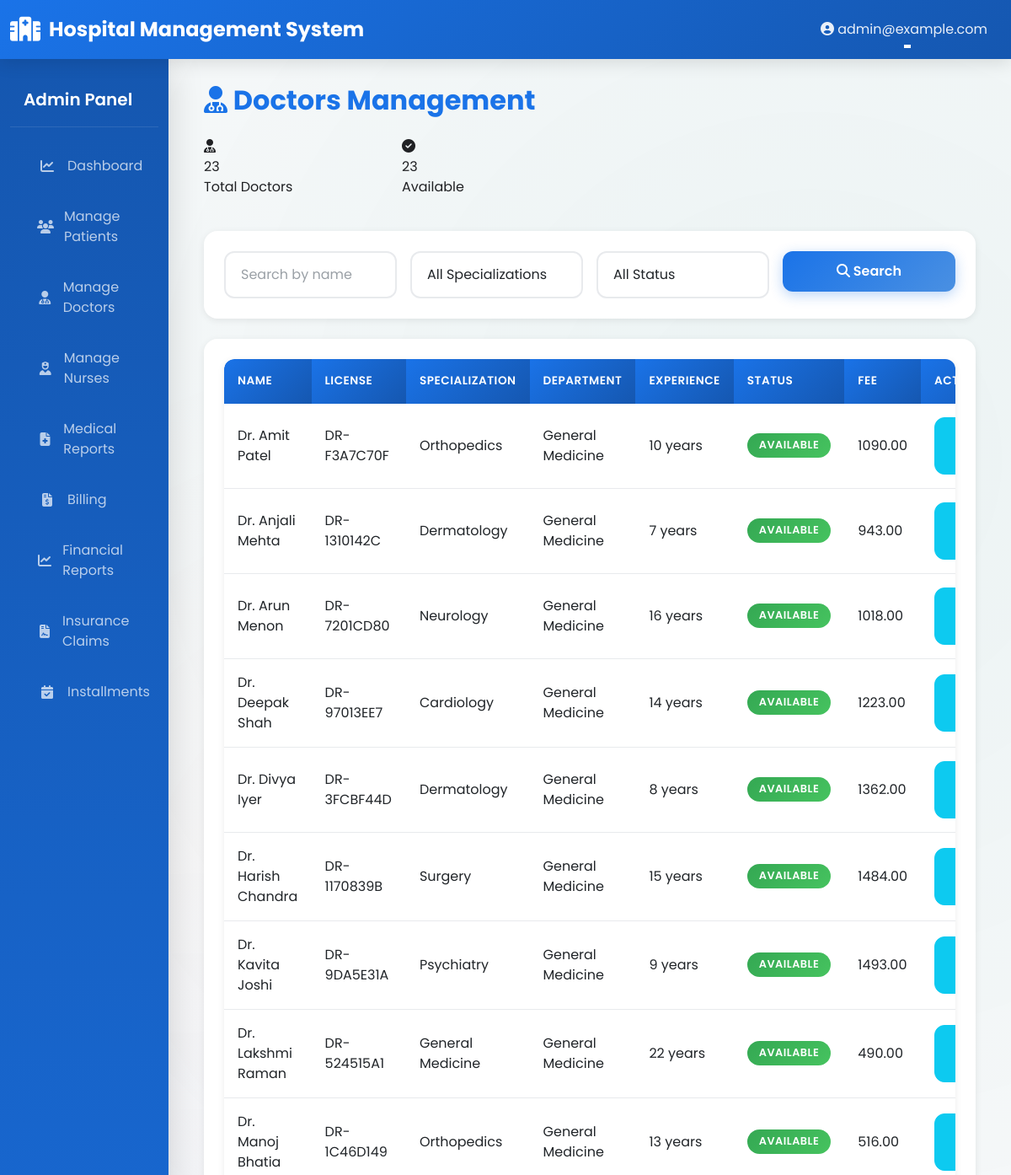
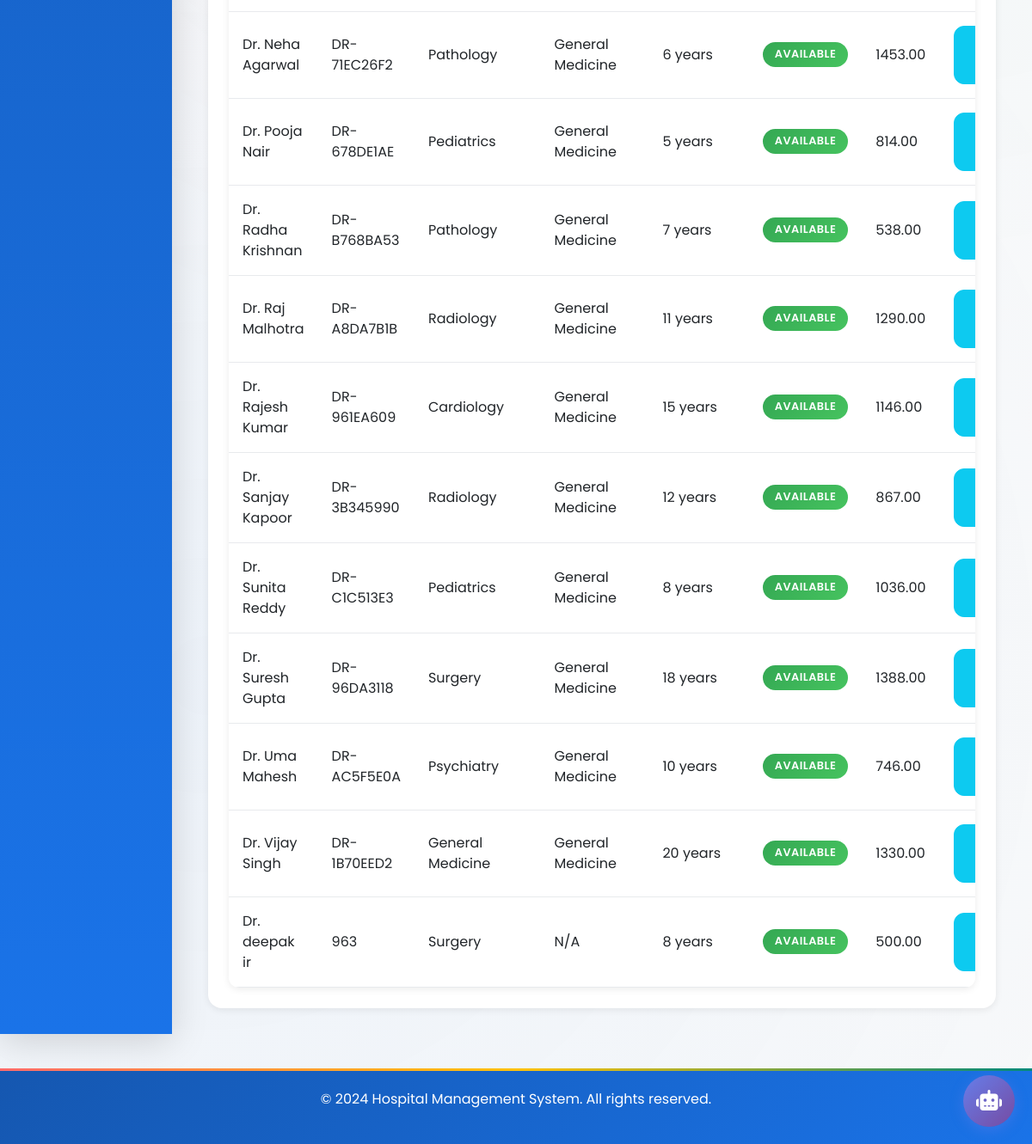
/doctors/list/ (signed in), run on the app's committed database (2 pictures, top to bottom).
### accounts/models.py (models this page shows, shortened)
class CustomUser(AbstractUser):
    ROLE_CHOICES = (
        ('ADMIN', 'Administrator'),
        ('DOCTOR', 'Doctor'),
        ('NURSE', 'Nurse'),
        ('PHARMACIST', 'Pharmacist'),
        ('RECEPTIONIST', 'Receptionist'),
        ('PATIENT', 'Patient'),
    )
    role = models.CharField(max_length=20, choices=ROLE_CHOICES, default='PATIENT')
    phone = models.CharField(max_length=20, blank=True, null=True)
    address = models.TextField(blank=True, null=True)
    city = models.CharField(max_length=100, blank=True, null=True)
    state = models.CharField(max_length=100, blank=True, null=True)
    profile_picture = models.ImageField(upload_to='profile_pictures/', blank=True, null=True)
    created_at = models.DateTimeField(auto_now_add=True)
    updated_at = models.DateTimeField(auto_now=True)
    is_active_user = models.BooleanField(default=True)
    class Meta:
        ordering = ['-created_at']
        indexes = [
            models.Index(fields=['role']),
            models.Index(fields=['email']),
        ]

class Doctor(models.Model):
    SPECIALIZATION_CHOICES = (
        ('CARDIOLOGY', 'Cardiology'),
        ('NEUROLOGY', 'Neurology'),
        ('ORTHOPEDICS', 'Orthopedics'),
        ('PEDIATRICS', 'Pediatrics'),
        ('GENERAL', 'General Medicine'),
        ('SURGERY', 'Surgery'),
        ('PSYCHIATRY', 'Psychiatry'),
        ('DERMATOLOGY', 'Dermatology'),
        ('PATHOLOGY', 'Pathology'),
        ('RADIOLOGY', 'Radiology'),
        ('OTHER', 'Other'),
    )
    user = models.OneToOneField(CustomUser, on_delete=models.CASCADE, related_name='doctor_profile')
    license_number = models.CharField(max_length=50, unique=True)
    specialization = models.CharField(max_length=50, choices=SPECIALIZATION_CHOICES)
    department = models.ForeignKey(Department, on_delete=models.SET_NULL, null=True, related_name='doctors')
    qualification = models.CharField(max_length=100)
    experience_years = models.IntegerField(validators=[MinValueValidator(0)])
    availability_start = models.TimeField(default='09:00')
    availability_end = models.TimeField(default='17:00')
    consultation_fee = models.DecimalField(max_digits=10, decimal_places=2, default=500)
    is_available = models.BooleanField(default=True)
    bio = models.TextField(blank=True, null=True)
    created_at = models.DateTimeField(auto_now_add=True)
    updated_at = models.DateTimeField(auto_now=True)
    class Meta:
        ordering = ['user__first_name']
        indexes = [
            models.Index(fields=['specialization']),
            models.Index(fields=['is_available']),
        ]

class Department(models.Model):
    name = models.CharField(max_length=100, unique=True)
    code = models.CharField(max_length=10, unique=True)
    description = models.TextField(blank=True, null=True)
    head_doctor = models.OneToOneField('accounts.Doctor', on_delete=models.SET_NULL,
                                       null=True, blank=True, related_name='department_head')
    created_at = models.DateTimeField(auto_now_add=True)
    updated_at = models.DateTimeField(auto_now=True)
    class Meta:
        ordering = ['name']
        verbose_name_plural = "Departments"

### doctors/views.py (the view)
# urls.py: path('list/', views.AdminDoctorListView.as_view(), name='doctor_list'),
class AdminDoctorListView(LoginRequiredMixin, UserPassesTestMixin, ListView):
    model = Doctor
    template_name = 'doctors/doctor_list.html'
    context_object_name = 'doctors'
    paginate_by = 20
    def test_func(self):
        return self.request.user.role == 'ADMIN'
    def get_queryset(self):
        queryset = Doctor.objects.select_related('user', 'department')
        search_query = self.request.GET.get('search', '')
        if search_query:
            queryset = queryset.filter(
                Q(user__first_name__icontains=search_query) |
                Q(user__last_name__icontains=search_query) |
                Q(license_number__icontains=search_query)
            )
        specialization = self.request.GET.get('specialization', '')
        if specialization:
            queryset = queryset.filter(specialization=specialization)
        availability = self.request.GET.get('availability', '')
        if availability == 'available':
            queryset = queryset.filter(is_available=True)
        elif availability == 'unavailable':
            queryset = queryset.filter(is_available=False)
        return queryset.order_by('user__first_name')
    def get_context_data(self, **kwargs):
        context = super().get_context_data(**kwargs)
        context['search_query'] = self.request.GET.get('search', '')
        context['specialization'] = self.request.GET.get('specialization', '')
        context['availability'] = self.request.GET.get('availability', '')
        context['specializations'] = dict(Doctor.SPECIALIZATION_CHOICES)
        context['total_doctors'] = Doctor.objects.count()
        context['available_doctors'] = Doctor.objects.filter(is_available=True).count()
        return context

### templates/doctors/doctor_list.html (shortened to what this page needs)
{% extends "base.html" %}
{% block content %}
<div class="mb-4">
    <h2 style="color: var(--primary-color); font-weight: 700;">
        <i class="fas fa-user-md"></i> Doctors Management
    </h2>
</div>
<div class="row mb-4">
    <div class="col-md-3 mb-3">
        <div class="stat-card">
            <div class="icon"><i class="fas fa-user-md"></i></div>
            <div class="number">{{ total_doctors }}</div>
            <div class="label">Total Doctors</div>
        </div>
    </div>
    <div class="col-md-3 mb-3">
        <div class="stat-card">
            <div class="icon"><i class="fas fa-check-circle"></i></div>
            <div class="number">{{ available_doctors }}</div>
            <div class="label">Available</div>
        </div>
    </div>
</div>
<div class="card mb-4">
    <div class="card-body">
        <form method="get" class="row g-3">
            <div class="col-md-3">
                <input type="text" name="search" class="form-control" placeholder="Search by name" value="{{ search_query }}">
            </div>
            <div class="col-md-3">
                <select name="specialization" class="form-select">
                    <option value="">All Specializations</option>
                </select>
            </div>
            <div class="col-md-3">
                <select name="availability" class="form-select">
                    <option value="">All Status</option>
                </select>
            </div>
            <div class="col-md-3">
                <button type="submit" class="btn btn-primary w-100">
                    <i class="fas fa-search"></i> Search
                </button>
            </div>
        </form>
    </div>
</div>
<div class="card">
    <div class="card-body">
        {% if doctors %}
        <div class="table-responsive">
            <table class="table">
                <thead>
                    <tr>
                        <th>Name</th>
                        <th>License</th>
                        <th>Specialization</th>
                        <th>Department</th>
                        <th>Experience</th>
                        <th>Status</th>
                        <th>Fee</th>
                        <th>Actions</th>
                    </tr>
                </thead>
                <tbody>
                    {% for doc in doctors %}
                    <tr>
                        <td>Dr. {{ doc.user.get_full_name }}</td>
                        <td>{{ doc.license_number }}</td>
                        <td>{{ doc.get_specialization_display }}</td>
                        <td>{{ doc.department.name|default:"N/A" }}</td>
                        <td>{{ doc.experience_years }} years</td>
                        <td>
                            <span class="badge {% if doc.is_available %}badge-success{% else %}badge-danger{% endif %}">
                                {% if doc.is_available %}Available{% else %}Unavailable{% endif %}
                            </span>
                        </td>
                        <td>{{ doc.consultation_fee }}</td>
                        <td>
                            <a href="{% url 'doctors:doctor_detail' doc.user.id %}" class="btn btn-sm btn-info">
                            </a>
                        </td>
                    </tr>
                    {% endfor %}
                </tbody>
            </table>
        </div>
        {% else %}
        <p class="text-muted">No doctors found</p>
        {% endif %}
    </div>
</div>
{% endblock %}

### templates/base.html (shortened to what this page needs)
{% load static %}
<!DOCTYPE html>
<html lang="en">
<head>
    <link href="https://cdn.jsdelivr.net/npm/bootstrap@5.3.0/dist/css/bootstrap.min.css" rel="stylesheet">
    <link rel="stylesheet" href="https://cdnjs.cloudflare.com/ajax/libs/font-awesome/6.4.0/css/all.min.css">
    <link rel="stylesheet" href="{% static 'css/custom.css' %}">
</head>
<body>
    <nav class="navbar navbar-expand-lg navbar-dark sticky-top">
        <div class="container-fluid">
            <a class="navbar-brand" href="{% url 'home' %}">
                <i class="fas fa-hospital"></i> Hospital Management System
            </a>
            <div class="collapse navbar-collapse" id="navbarNav">
                <ul class="navbar-nav ms-auto">
                    {% if user.is_authenticated %}
                    <li class="nav-item dropdown">
                        <a class="nav-link dropdown-toggle" href="#" id="userDropdown" role="button" data-bs-toggle="dropdown">
                            <i class="fas fa-user-circle"></i> {{ user.get_full_name|default:user.email }}
                        </a>
                    </li>
                    {% else %}
                    <li class="nav-item">
                        <a class="nav-link" href="{% url 'accounts:role_choice' %}">Login</a>
                    </li>
                    {% endif %}
                </ul>
            </div>
        </div>
    </nav>
    <div class="container-fluid">
        <div class="row">
            {% if user.is_authenticated %}
            <nav class="col-md-2 d-md-block bg-light sidebar">
                <div class="position-sticky pt-3">
                    {% if user.role == 'ADMIN' %}
                        <h5 class="px-3 text-white mb-3">Admin Panel</h5>
                        <ul class="nav flex-column">
                            <li class="nav-item">
                                <a class="nav-link" href="{% url 'dashboard:admin_dashboard' %}">
                                    <i class="fas fa-chart-line"></i> Dashboard
                                </a>
                            </li>
                            <li class="nav-item">
                                <a class="nav-link" href="{% url 'patients:patient_list' %}">
                                    <i class="fas fa-users"></i> Manage Patients
                                </a>
                            </li>
                            <li class="nav-item">
                                <a class="nav-link" href="{% url 'doctors:doctor_list' %}">
                                    <i class="fas fa-user-md"></i> Manage Doctors
                                </a>
                            </li>
                            <li class="nav-item">
                                <a class="nav-link" href="{% url 'nurses:nurse_list' %}">
                                    <i class="fas fa-user-nurse"></i> Manage Nurses
                                </a>
                            </li>
                            <li class="nav-item">
                                <a class="nav-link" href="{% url 'reports:medical_report_list' %}">
                                    <i class="fas fa-file-medical"></i> Medical Reports
                                </a>
                            </li>
                            <li class="nav-item">
                                <a class="nav-link" href="{% url 'billing:billing_list' %}">
                                    <i class="fas fa-file-invoice-dollar"></i> Billing
                                </a>
                            </li>
                            <li class="nav-item">
                                <a class="nav-link" href="{% url 'billing:financial_reports' %}">
                                    <i class="fas fa-chart-line"></i> Financial Reports
                                </a>
                            </li>
                            <li class="nav-item">
                                <a class="nav-link" href="{% url 'billing:insurance_claim_list' %}">
                                    <i class="fas fa-file-contract"></i> Insurance Claims
                                </a>
                            </li>
                            <li class="nav-item">
                                <a class="nav-link" href="{% url 'billing:installment_plan_list' %}">
                                    <i class="fas fa-calendar-check"></i> Installments
                                </a>
                            </li>
                        </ul>
                    {% endif %}
                </div>
            </nav>
            {% endif %}
            <main class="col-md-{% if user.is_authenticated %}10{% else %}12{% endif %}">
                <div class="main-content">
                    {% block content %}{% endblock %}
                </div>
            </main>
        </div>
    </div>
    <footer class="footer">
        <p>&copy; 2024 Hospital Management System. All rights reserved.</p>
    </footer>
    {% if user.is_authenticated %}
    <div id="chat-widget">
        <button id="chat-toggle-btn" class="chat-toggle-btn" onclick="toggleChat()">
            <i class="fas fa-robot"></i>
        </button>
    </div>
    {% endif %}
</body>
</html>

### templates/base.html (style rules this page uses)
#chat-widget { position: fixed; bottom: 20px; right: 20px; z-index: 1000; }
.chat-toggle-btn { width: 60px; height: 60px; border-radius: 50%; background: linear-gradient(135deg, #667eea 0%, #764ba2 100%); border: none; color: white; font-size: 24px; cursor: pointer; box-shadow: 0 4px 15px rgba(102, 126, 234, 0.4); transition: transform 0.3s; }

### data on the page
CustomUser: get_full_name "admin@example.com"
Doctor: user.get_full_name "Amit Patel", license_number "DR-F3A7C70F", specialization "Orthopedics", department.name "General Medicine", experience_years "10", is_available "AVAILABLE", consultation_fee "1090.00"
Doctor: user.get_full_name "Anjali Mehta", license_number "DR-1310142C", specialization "Dermatology", department.name "General Medicine", experience_years "7", is_available "AVAILABLE", consultation_fee "943.00"
Doctor: user.get_full_name "Arun Menon", license_number "DR-7201CD80", specialization "Neurology", department.name "General Medicine", experience_years "16", is_available "AVAILABLE", consultation_fee "1018.00"
Doctor: user.get_full_name "Deepak Shah", license_number "DR-97013EE7", specialization "Cardiology", department.name "General Medicine", experience_years "14", is_available "AVAILABLE", consultation_fee "1223.00"
Doctor: user.get_full_name "Divya Iyer", license_number "DR-3FCBF44D", specialization "Dermatology", department.name "General Medicine", experience_years "8", is_available "AVAILABLE", consultation_fee "1362.00"
Doctor: user.get_full_name "Harish Chandra", license_number "DR-1170839B", specialization "Surgery", department.name "General Medicine", experience_years "15", is_available "AVAILABLE", consultation_fee "1484.00"
Doctor: user.get_full_name "Kavita Joshi", license_number "DR-9DA5E31A", specialization "Psychiatry", department.name "General Medicine", experience_years "9", is_available "AVAILABLE", consultation_fee "1493.00"
Doctor: user.get_full_name "Lakshmi Raman", license_number "DR-524515A1", specialization "General Medicine", department.name "General Medicine", experience_years "22", is_available "AVAILABLE", consultation_fee "490.00"
Doctor: user.get_full_name "Manoj Bhatia", license_number "DR-1C46D149", specialization "Orthopedics", department.name "General Medicine", experience_years "13", is_available "AVAILABLE", consultation_fee "516.00"
Doctor: user.get_full_name "Neha Agarwal", license_number "DR-71EC26F2", specialization "Pathology", department.name "General Medicine", experience_years "6", is_available "AVAILABLE", consultation_fee "1453.00"
Doctor: user.get_full_name "Pooja Nair", license_number "DR-678DE1AE", specialization "Pediatrics", department.name "General Medicine", experience_years "5", is_available "AVAILABLE", consultation_fee "814.00"
Doctor: user.get_full_name "Radha Krishnan", license_number "DR-B768BA53", specialization "Pathology", department.name "General Medicine", experience_years "7", is_available "AVAILABLE", consultation_fee "538.00"
Doctor: user.get_full_name "Raj Malhotra", license_number "DR-A8DA7B1B", specialization "Radiology", department.name "General Medicine", experience_years "11", is_available "AVAILABLE", consultation_fee "1290.00"
Doctor: user.get_full_name "Rajesh Kumar", license_number "DR-961EA609", specialization "Cardiology", department.name "General Medicine", experience_years "15", is_available "AVAILABLE", consultation_fee "1146.00"
Doctor: user.get_full_name "Sanjay Kapoor", license_number "DR-3B345990", specialization "Radiology", department.name "General Medicine", experience_years "12", is_available "AVAILABLE", consultation_fee "867.00"
Doctor: user.get_full_name "Sunita Reddy", license_number "DR-C1C513E3", specialization "Pediatrics", department.name "General Medicine", experience_years "8", is_available "AVAILABLE", consultation_fee "1036.00"
Doctor: user.get_full_name "Suresh Gupta", license_number "DR-96DA3118", specialization "Surgery", department.name "General Medicine", experience_years "18", is_available "AVAILABLE", consultation_fee "1388.00"
Doctor: user.get_full_name "Uma Mahesh", license_number "DR-AC5F5E0A", specialization "Psychiatry", department.name "General Medicine", experience_years "10", is_available "AVAILABLE", consultation_fee "746.00"
Doctor: user.get_full_name "Vijay Singh", license_number "DR-1B70EED2", specialization "General Medicine", department.name "General Medicine", experience_years "20", is_available "AVAILABLE", consultation_fee "1330.00"
Doctor: user.get_full_name "deepak ir", license_number "963", specialization "Surgery", department.name "N/A", experience_years "8", is_available "AVAILABLE", consultation_fee "500.00"

### other printed values
{{ total_doctors }} "23"
{{ available_doctors }} "23"
